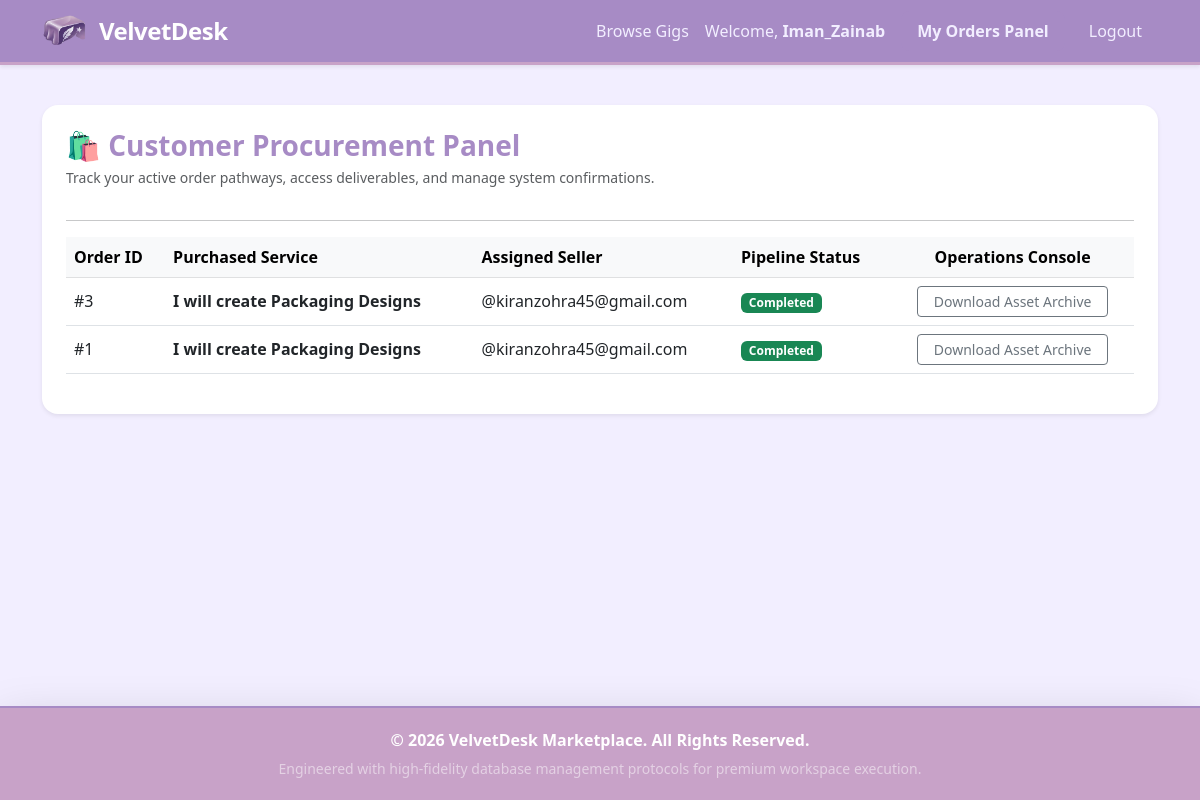
Screenshot of /buyer_dashboard.php (signed in) with the database file from the repository.
### tables this page shows
CREATE TABLE orders (
        order_id INTEGER PRIMARY KEY AUTOINCREMENT,
        gig_id INTEGER,
        buyer_id INTEGER,
        seller_id INTEGER,
        order_status TEXT DEFAULT 'In Progress', 
        delivery_file_path TEXT DEFAULT NULL,
        submission_date DATETIME DEFAULT CURRENT_TIMESTAMP,
        FOREIGN KEY(gig_id) REFERENCES gigs(gig_id),
        FOREIGN KEY(buyer_id) REFERENCES users(user_id),
        FOREIGN KEY(seller_id) REFERENCES users(user_id)
    );

CREATE TABLE gigs (
        gig_id INTEGER PRIMARY KEY AUTOINCREMENT,
        user_id INTEGER,
        title TEXT NOT NULL,
        description TEXT NOT NULL,
        price REAL NOT NULL,
        image_path TEXT DEFAULT 'assets/default-gig.png',
        portfolio_link TEXT DEFAULT '',
        FOREIGN KEY (user_id) REFERENCES users(user_id) ON DELETE CASCADE
    );

### buyer_dashboard.php (the view, shortened to what this page needs)
<?php
include 'config.php';
include 'header.php';
$current_user_id = $_SESSION['user_id'];
$sql = "SELECT orders.*, gigs.title, users.username AS seller_name FROM orders
        JOIN gigs ON orders.gig_id = gigs.gig_id
        JOIN users ON orders.seller_id = users.user_id
        WHERE orders.buyer_id = :user_id ORDER BY orders.order_id DESC";
$stmt = $conn->prepare($sql);
$stmt->bindParam(':user_id', $current_user_id);
$stmt->execute();
$my_orders = $stmt->fetchAll(PDO::FETCH_ASSOC);
?>
<div class="card p-4 shadow-sm border-0 rounded-4 bg-white mt-3">
    <h3 class="fw-bold mb-1" style="color: #A78BC5;">🛍️ Customer Procurement Panel</h3>
    <p class="text-muted small">Track your active order pathways, access deliverables, and manage system confirmations.</p>
    <hr>
    <?php if (empty($my_orders)): ?>
        <p class="text-center text-muted py-4">You haven't placed any system orders yet. <a href="index.php">Browse services</a></p>
    <?php else: ?>
        <div class="table-responsive">
            <table class="table align-middle">
                <thead class="table-light">
                    <tr>
                        <th>Order ID</th>
                        <th>Purchased Service</th>
                        <th>Assigned Seller</th>
                        <th>Pipeline Status</th>
                        <th class="text-center">Operations Console</th>
                    </tr>
                </thead>
                <tbody>
                    <?php foreach ($my_orders as $order): ?>
                        <tr>
                            <td>#<?php echo $order['order_id']; ?></td>
                            <td class="fw-bold text-dark"><?php echo htmlspecialchars($order['title']); ?></td>
                            <td>@<?php echo htmlspecialchars($order['seller_name']); ?></td>
                            <td>
                                <?php if ($order['order_status'] === 'In Progress'): ?>
                                    <span class="badge bg-warning text-dark px-2.5 py-1.5">In Progress</span>
                                <?php elseif ($order['order_status'] === 'Delivered'): ?>
                                    <span class="badge bg-info text-white px-2.5 py-1.5">Delivered (Pending)</span>
                                <?php else: ?>
                                    <span class="badge bg-success text-white px-2.5 py-1.5">Completed</span>
                                <?php endif; ?>
                            </td>
                            <td class="text-center">
                                <?php if ($order['order_status'] === 'Delivered'): ?>
                                    <div class="d-flex justify-content-center gap-2">
                                        <a href="<?php echo $order['delivery_file_path']; ?>" download class="btn btn-sm btn-outline-dark px-2.5">Download File</a>
                                        <a href="orders.php?action=approve&order_id=<?php echo $order['order_id']; ?>" class="btn btn-sm btn-success px-2.5">Approve & Close</a>
                                    </div>
                                <?php elseif ($order['order_status'] === 'Completed'): ?>
                                    <a href="<?php echo $order['delivery_file_path']; ?>" download class="btn btn-sm btn-outline-secondary px-3">Download Asset Archive</a>
                                <?php else: ?>
                                    <span class="text-muted small">Waiting for Seller upload...</span>
                                <?php endif; ?>
                            </td>
                        </tr>
                    <?php endforeach; ?>
                </tbody>
            </table>
        </div>
    <?php endif; ?>
</div>
<?php include 'footer.php'; ?>

### header.php (shortened to what this page needs)
<!DOCTYPE html>
<html lang="en">
<head>
    <link href="https://cdn.jsdelivr.net/npm/bootstrap@5.3.0/dist/css/bootstrap.min.css" rel="stylesheet">
</head>
<body>
<nav class="navbar navbar-expand-lg navbar-dark mb-4 shadow-sm">
    <div class="container">
        <a class="navbar-brand d-flex align-items-center fs-4" href="index.php">
            <img src="assets/image-removebg-preview.png" alt="VelvetDesk Logo" style="height: 35px; width: auto; margin-right: 12px; object-fit: contain;">
            VelvetDesk
        </a>
        <div class="collapse navbar-collapse" id="navbarNav">
            <ul class="navbar-nav ms-auto align-items-center">
                <li class="nav-item"><a class="nav-link" href="index.php">Browse Gigs</a></li>
                <?php if (isset($_SESSION['user_id'])): ?>
                    <li class="nav-item">
                        <span class="nav-link text-light me-2">Welcome, <strong><?php echo htmlspecialchars($_SESSION['username']); ?></strong></span>
                    </li>
                    <?php if ($_SESSION['role'] === 'seller'): ?>
                        <li class="nav-item"><a class="nav-link btn btn-sm btn-velvet text-white px-3 me-2" href="dashboard.php">Seller Dashboard</a></li>
                    <?php else: ?>
                        <li class="nav-item"><a class="nav-link btn btn-sm btn-velvet text-white px-3 me-2" href="buyer_dashboard.php">My Orders Panel</a></li>
                    <?php endif; ?>
                    <li class="nav-item"><a class="nav-link text-white-50 btn btn-sm btn-dark px-3" href="logout.php">Logout</a></li>
                <?php else: ?>
                    <li class="nav-item"><a class="nav-link" href="login.php">Login</a></li>
                    <li class="nav-item"><a class="nav-link btn btn-sm btn-velvet text-white px-3" href="register.php">Join VelvetDesk</a></li>
                <?php endif; ?>
            </ul>
        </div>
    </div>
</nav>
<div class="container flex-grow-1">

### footer.php (shortened to what this page needs)
</div>
<footer class="footer mt-5 shadow-lg">
    <div class="container text-center">
        <p class="mb-1 fw-semibold">&copy; <?php echo date('Y'); ?> VelvetDesk Marketplace. All Rights Reserved.</p>
        <small class="text-white-50">Engineered with high-fidelity database management protocols for premium workspace execution.</small>
    </div>
</footer>
</body>
</html>

### header.php (style rules this page uses)
body { background-color: #F2EEFF; min-height: 100vh; display: flex; flex-direction: column; font-family: 'Segoe UI', Tahoma, Geneva, Verdana, sans-serif; }
.navbar { background-color: #A78BC5 !important; border-bottom: 3px solid #C8A2C8; }
.navbar-brand { color: #FFFFFF !important; font-weight: 700; letter-spacing: -0.5px; }
.nav-link { color: #F2EEFF !important; font-weight: 500; }
.footer { background-color: #C8A2C8; color: #FFFFFF; margin-top: auto; padding: 20px 0; border-top: 2px solid #A78BC5; }
.btn-velvet { background-color: #A78BC5; color: white; border: none; font-weight: 600; border-radius: 8px; transition: 0.3s; }

### rows the page displays
orders: order_id "3", gig.title "I will create Packaging Designs", seller_name "kiranzohra45@gmail.com", order_status "Completed"
orders: order_id "1", gig.title "I will create Packaging Designs", seller_name "kiranzohra45@gmail.com", order_status "Completed"

### other values shown
$_SESSION['username'] "Iman_Zainab"
